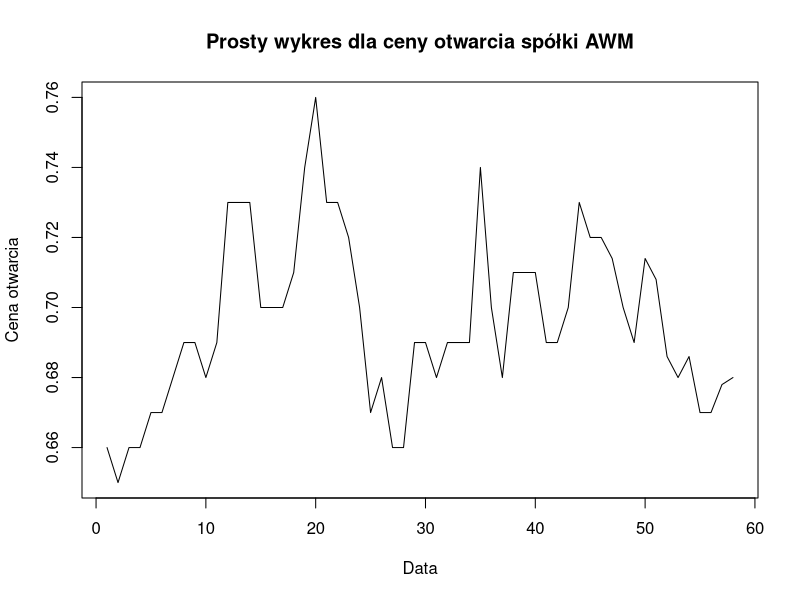
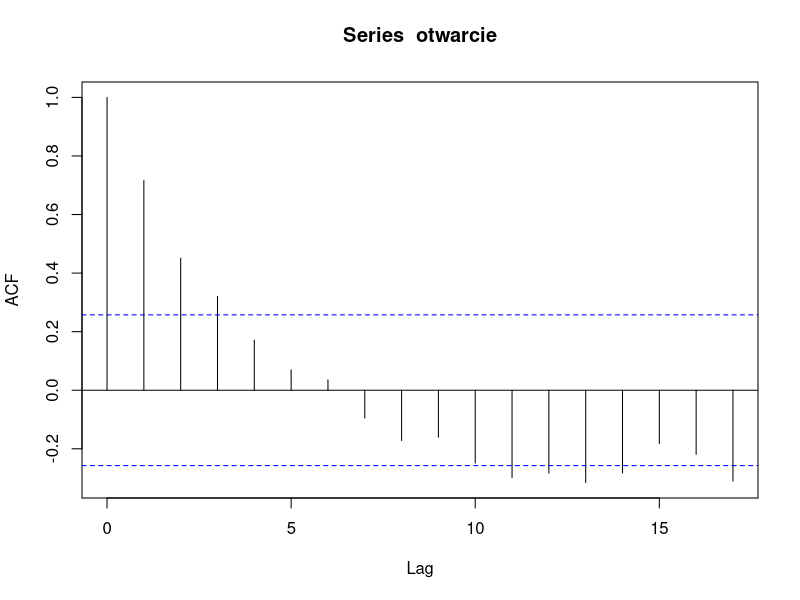
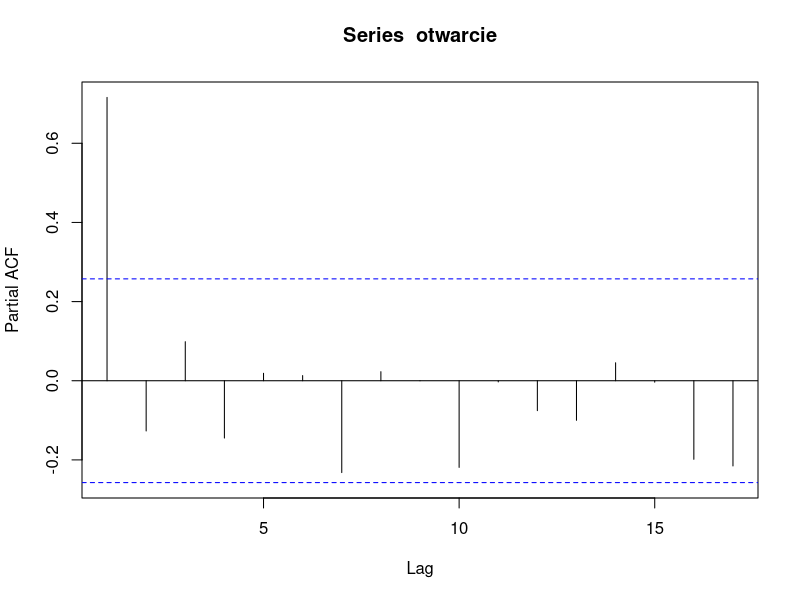
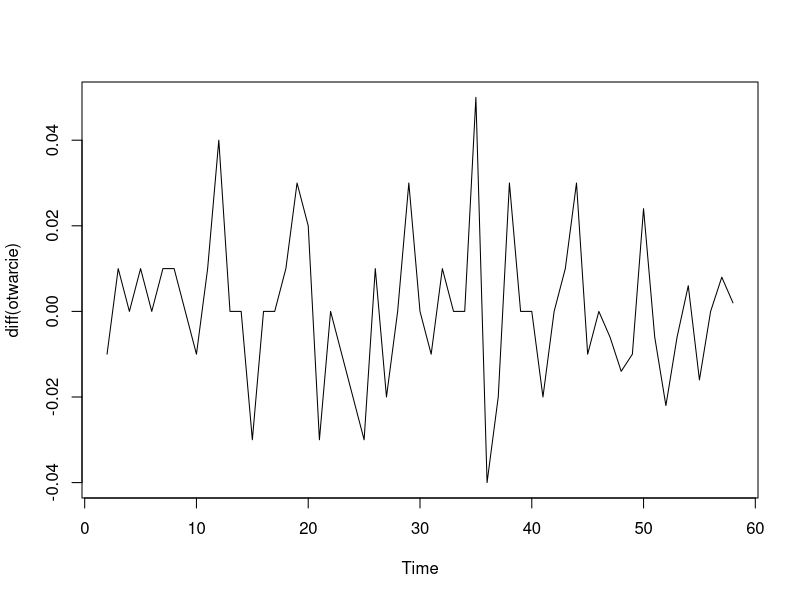
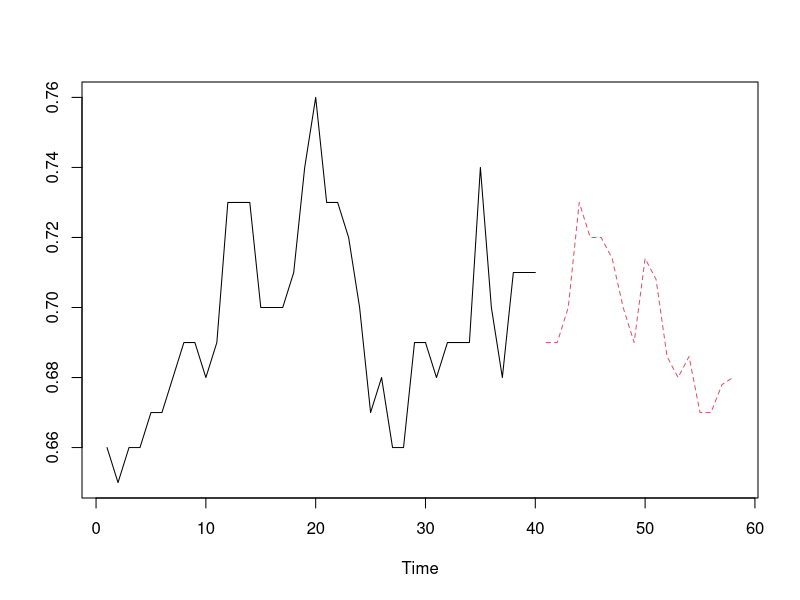
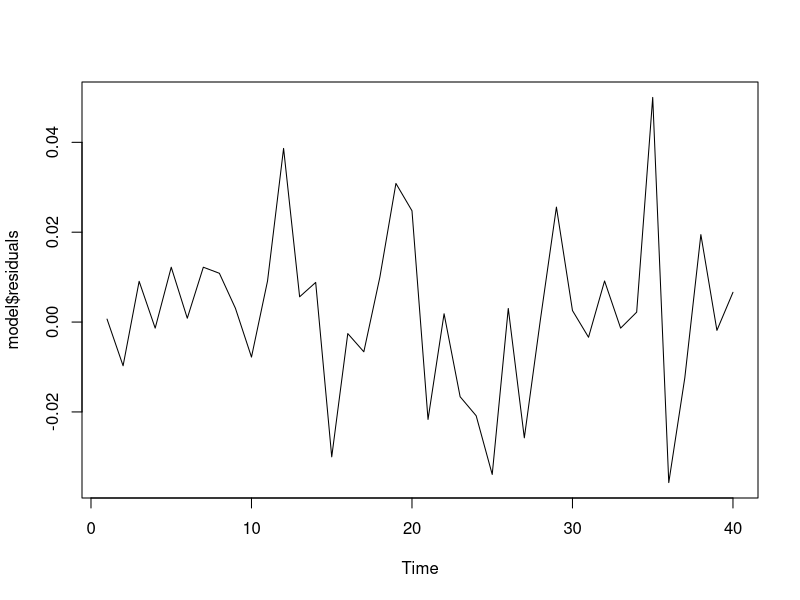
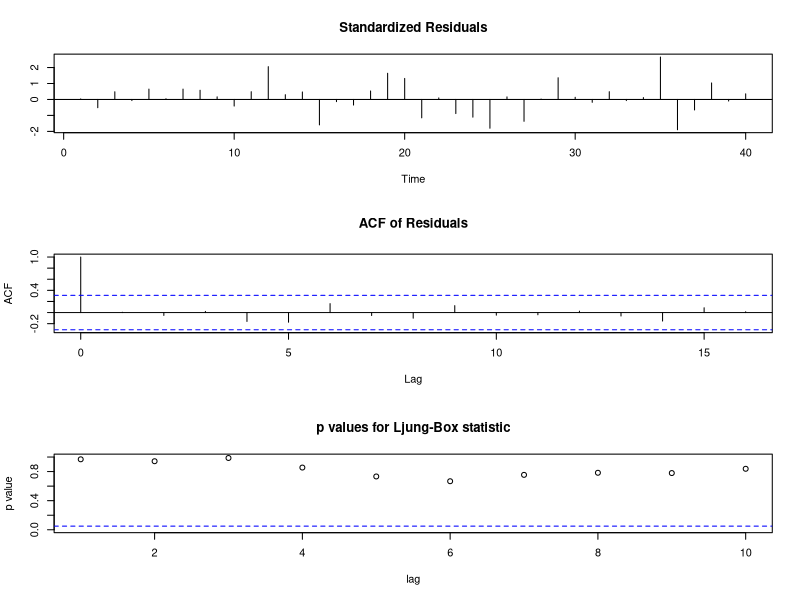
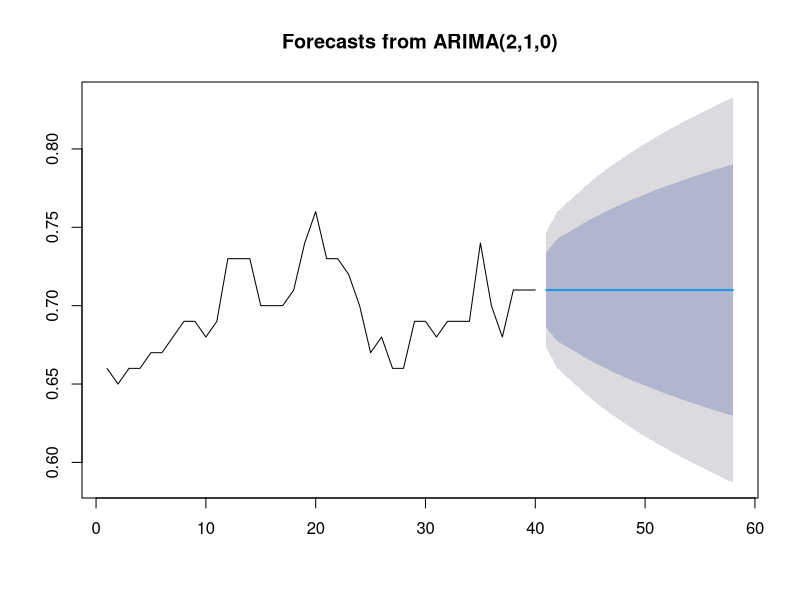

Recreate these plots in R, in order.
## ---- chunk 1
knitr::opts_chunk$set(echo = TRUE)
## ---- chunk 2
library(forecast)
library(readxl)
dane <- read_excel("mczarkowska-gpw-awm.xlsx")[1:5]
head(dane)
## ---- chunk 3
otwarcie=dane$Otwarcie
data=dane$Data
## ---- chunk 4
otwarcie=ts(otwarcie, frequency=1)
dates=as.Date(data, format='%Y-%m-%d')
sessional_otwarcie=ts(otwarcie,frequency = 5)
## ---- chunk 5
plot(otwarcie, xlab="Data",ylab="Cena otwarcia", main="Prosty wykres dla ceny otwarcia spółki AWM")
## ---- chunk 6
acf(otwarcie)
## ---- chunk 7
pacf(otwarcie)
## ---- chunk 8
plot(diff(otwarcie))
## ---- chunk 9
length(otwarcie)
uczacy<-window(otwarcie, end = 40)
uczacy
testowy<-window(otwarcie, start = 41)
testowy
## ---- chunk 10
ts.plot(uczacy, testowy, col=1:2, lty=c(1,2))
## ---- chunk 11
model<-Arima(uczacy, order = c(2,1,0))
summary(model)
## ---- chunk 12
model1<-Arima(uczacy, order=c(0,1,1))
summary(model1)
## ---- chunk 13
model2<- Arima(uczacy, order=c(1,2,2))
summary(model2)
## ---- chunk 14
plot(model$residuals)
tsdiag(model)
## ---- chunk 15
prog=forecast(model, h=length(testowy))
prog
## ---- chunk 16
prog1=forecast(model1, h=length(testowy))
prog1
## ---- chunk 17
prog2<- forecast(model2, h=length(testowy))
prog2
## ---- chunk 18
plot(prog)
plot(prog1)
plot(prog2)
## ---- chunk 19
bl_ar=mean((prog$mean-testowy)^2)
bl_ar
bl_ma=mean((prog1$mean-testowy)^2)
bl_ma
bl_arima=mean((prog2$mean-testowy)^2)
bl_arima
